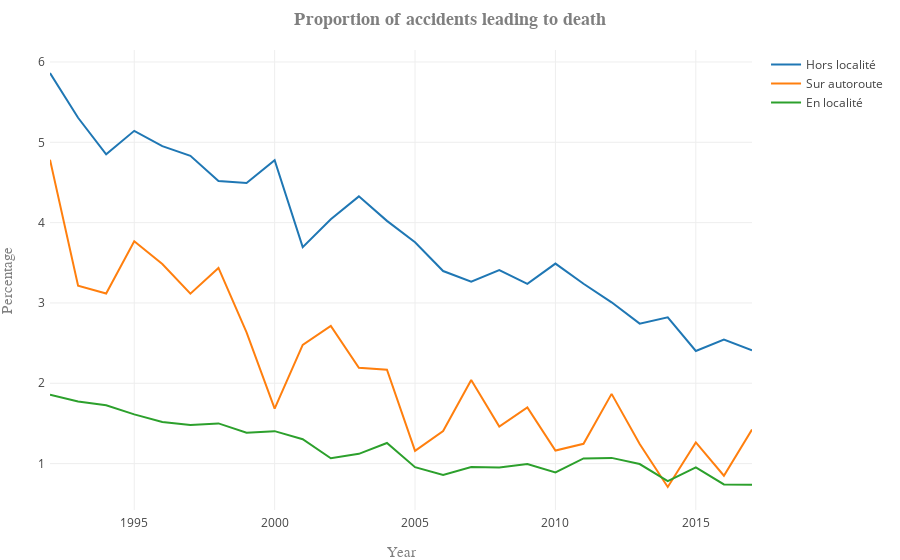

Write notebook code for a chart like this one.
### Markdown cell above
In general, we can see a decrease of the number of accidents throughout the years. This tenency was also observed above. It is less marked here but one must remember that the data is not normalized here: the number of people on the roads increased while the number of incidents still decreased.

We are in particular interested in the amount of accidents leading to deaths. Below, we analyze the proportion of incidents (in %) with tragic consequences.

### Code cell
# Get the yearly total of accidents on each road type
total_accident = df_Accident_type_route.groupby(['ruralite']).sum()\
        [[col for col in df_Accident_type_route.columns if IS_DATE.match(col)]]

df_Accident_type_route_normalized_ruralite = df_Accident_type_route.copy()

# Get the percentage of each category of accidents for each year and road type
for ruralite in total_accident.index.values:
    for year in total_accident.columns:
        df_Accident_type_route_normalized_ruralite.\
        loc[df_Accident_type_route_normalized_ruralite.ruralite==ruralite,year]=\
            df_Accident_type_route_normalized_ruralite.\
            loc[df_Accident_type_route_normalized_ruralite.ruralite==ruralite][year]*100/\
            total_accident.loc[total_accident.index==ruralite,year][0]

# We are interested in the deadly accidents on a yearly basis, grouped by the different
# road types.
req = df_Accident_type_route_normalized_ruralite\
        [df_Accident_type_route_normalized_ruralite.gravite_index==317].\
        groupby(['ruralite']).sum().sort_values(['2017'], ascending=False)\
        [[col for col in df_Accident_type_route.columns if IS_DATE.match(col)]]

# Plot the results with our function
plot_dataframe(x=req.columns.values, y=req,\
               title='Proportion of accidents leading to death', xlabel='Year',\
               ylabel='Percentage', labels=req.index.values,\
               rotation=45, number_to_plot=None,name_save='accident_proportion_leading_death')

### Figure 1 — Plotly figure (JSON) as saved in the notebook; plotly's stock layout.template omitted (floating-point values rounded to 4 significant figures)
{"data": [{"name": "Hors localité", "type": "scatter", "uid": "05db839c-f582-4882-b25b-2ea14a0d892e", "x": ["1992", "1993", "1994", "1995", "1996", "1997", "1998", "1999", "2000", "2001", "2002", "2003", "2004", "2005", "2006", "2007", "2008", "2009", "2010", "2011", "2012", "2013", "2014", "2015", "2016", "2017"], "y": [5.863, 5.306, 4.851, 5.143, 4.952, 4.831, 4.518, 4.493, 4.778, 3.695, 4.043, 4.327, 4.022, 3.755, 3.398, 3.264, 3.409, 3.237, 3.49, 3.24, 3.008, 2.742, 2.821, 2.403, 2.545, 2.411]}, {"name": "Sur autoroute", "type": "scatter", "uid": "e51131a4-2151-4f08-8773-dc4a5cb68162", "x": ["1992", "1993", "1994", "1995", "1996", "1997", "1998", "1999", "2000", "2001", "2002", "2003", "2004", "2005", "2006", "2007", "2008", "2009", "2010", "2011", "2012", "2013", "2014", "2015", "2016", "2017"], "y": [4.784, 3.214, 3.118, 3.768, 3.485, 3.115, 3.436, 2.634, 1.684, 2.478, 2.713, 2.194, 2.169, 1.158, 1.405, 2.041, 1.461, 1.699, 1.162, 1.246, 1.868, 1.243, 0.7088, 1.264, 0.8494, 1.423]}, {"name": "En localité", "type": "scatter", "uid": "1ca18386-516d-4e3d-abec-2212c983906c", "x": ["1992", "1993", "1994", "1995", "1996", "1997", "1998", "1999", "2000", "2001", "2002", "2003", "2004", "2005", "2006", "2007", "2008", "2009", "2010", "2011", "2012", "2013", "2014", "2015", "2016", "2017"], "y": [1.857, 1.774, 1.726, 1.613, 1.517, 1.482, 1.5, 1.383, 1.404, 1.303, 1.067, 1.122, 1.257, 0.9553, 0.8586, 0.9583, 0.9505, 0.9946, 0.8898, 1.065, 1.071, 0.9945, 0.7815, 0.9538, 0.741, 0.7359]}], "layout": {"margin": {"b": 50, "l": 50, "pad": 4, "r": 50, "t": 50}, "title": "<b>Proportion of accidents leading to death</b>", "titlefont": {"color": "#7f7f7f", "family": "Courier New, monospace", "size": 18}, "xaxis": {"title": "Year", "titlefont": {"color": "#7f7f7f", "family": "Courier New, monospace", "size": 15}}, "yaxis": {"title": "Percentage", "titlefont": {"color": "#7f7f7f", "family": "Courier New, monospace", "size": 15}}}}
